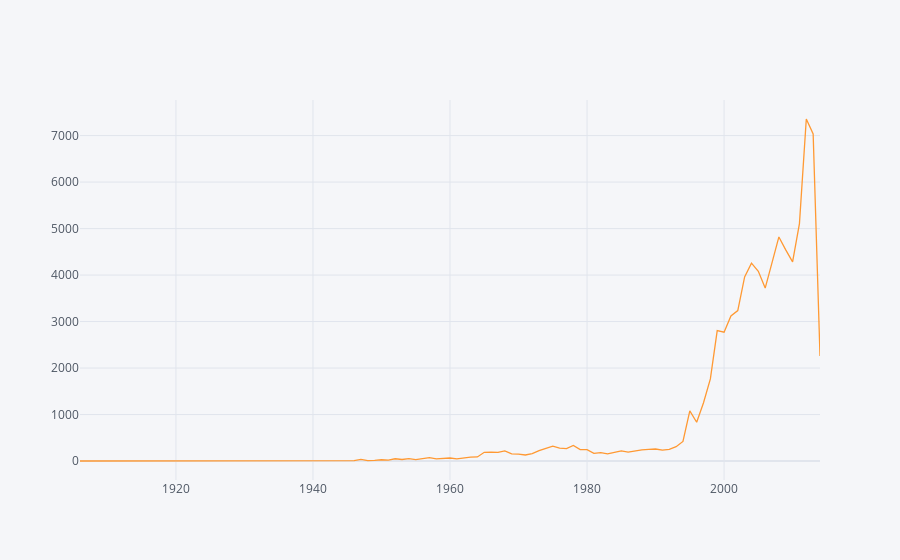

The cell this chart's notebook holds for it:
### Code cell
# UFO sightings appear to drastically increase in the late 20th century into the 21st. This could be a lack of records
# or because of public interest and awareness.  There is a large dip in 2014 but this is probably because the data was
# only recorded for a partial year.
sightings_over_time.iplot()

### Figure 1 — Plotly figure (JSON) as saved in the notebook; plotly's stock layout.template omitted (floating-point values rounded to 4 significant figures)
{"data": [{"line": {"color": "rgba(255, 153, 51, 1.0)", "dash": "solid", "shape": "linear", "width": 1.3}, "mode": "lines", "name": "year", "text": "", "type": "scatter", "x": [1906, 1910, 1916, 1920, 1925, 1929, 1930, 1931, 1933, 1934, 1936, 1937, 1939, 1941, 1942, 1943, 1944, 1945, 1946, 1947, 1948, 1949, 1950, 1951, 1952, 1953, 1954, 1955, 1956, 1957, 1958, 1959, 1960, 1961, 1962, 1963, 1964, 1965, 1966, 1967, 1968, 1969, 1970, 1971, 1972, 1973, 1974, 1975, 1976, 1977, 1978, 1979, 1980, 1981, 1982, 1983, 1984, 1985, 1986, 1987, 1988, 1989, 1990, 1991, 1992, 1993, 1994, 1995, 1996, 1997, 1998, 1999, 2000, 2001, 2002, 2003, 2004, 2005, 2006, 2007, 2008, 2009, 2010, 2011, 2012, 2013, 2014], "y": [1, 2, 1, 1, 1, 1, 1, 2, 1, 1, 2, 2, 3, 1, 2, 9, 9, 9, 10, 37, 8, 16, 28, 20, 49, 33, 53, 32, 45, 72, 47, 50, 66, 48, 73, 86, 88, 188, 193, 188, 220, 155, 147, 130, 158, 226, 273, 319, 279, 268, 335, 245, 246, 164, 183, 153, 186, 218, 193, 223, 241, 251, 259, 234, 252, 309, 421, 1078, 834, 1255, 1767, 2805, 2772, 3122, 3235, 3962, 4257, 4083, 3721, 4269, 4820, 4541, 4283, 5107, 7357, 7037, 2260]}], "layout": {"legend": {"bgcolor": "#F5F6F9", "font": {"color": "#4D5663"}}, "paper_bgcolor": "#F5F6F9", "plot_bgcolor": "#F5F6F9", "title": {"font": {"color": "#4D5663"}}, "xaxis": {"gridcolor": "#E1E5ED", "showgrid": true, "tickfont": {"color": "#4D5663"}, "title": {"font": {"color": "#4D5663"}, "text": ""}, "zerolinecolor": "#E1E5ED"}, "yaxis": {"gridcolor": "#E1E5ED", "showgrid": true, "tickfont": {"color": "#4D5663"}, "title": {"font": {"color": "#4D5663"}, "text": ""}, "zerolinecolor": "#E1E5ED"}}}
